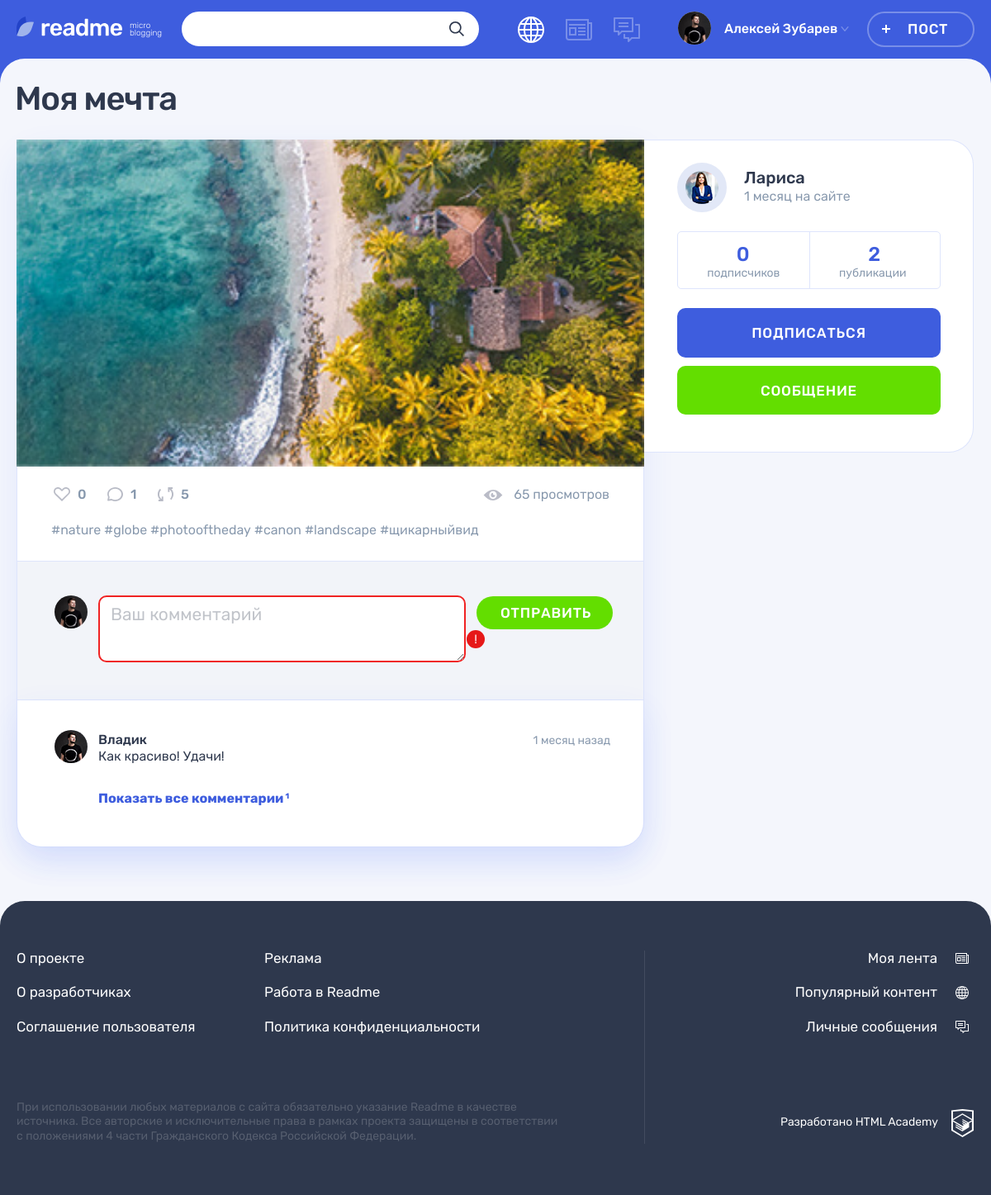
The page /post.php?id=4 on the database as committed earlier.
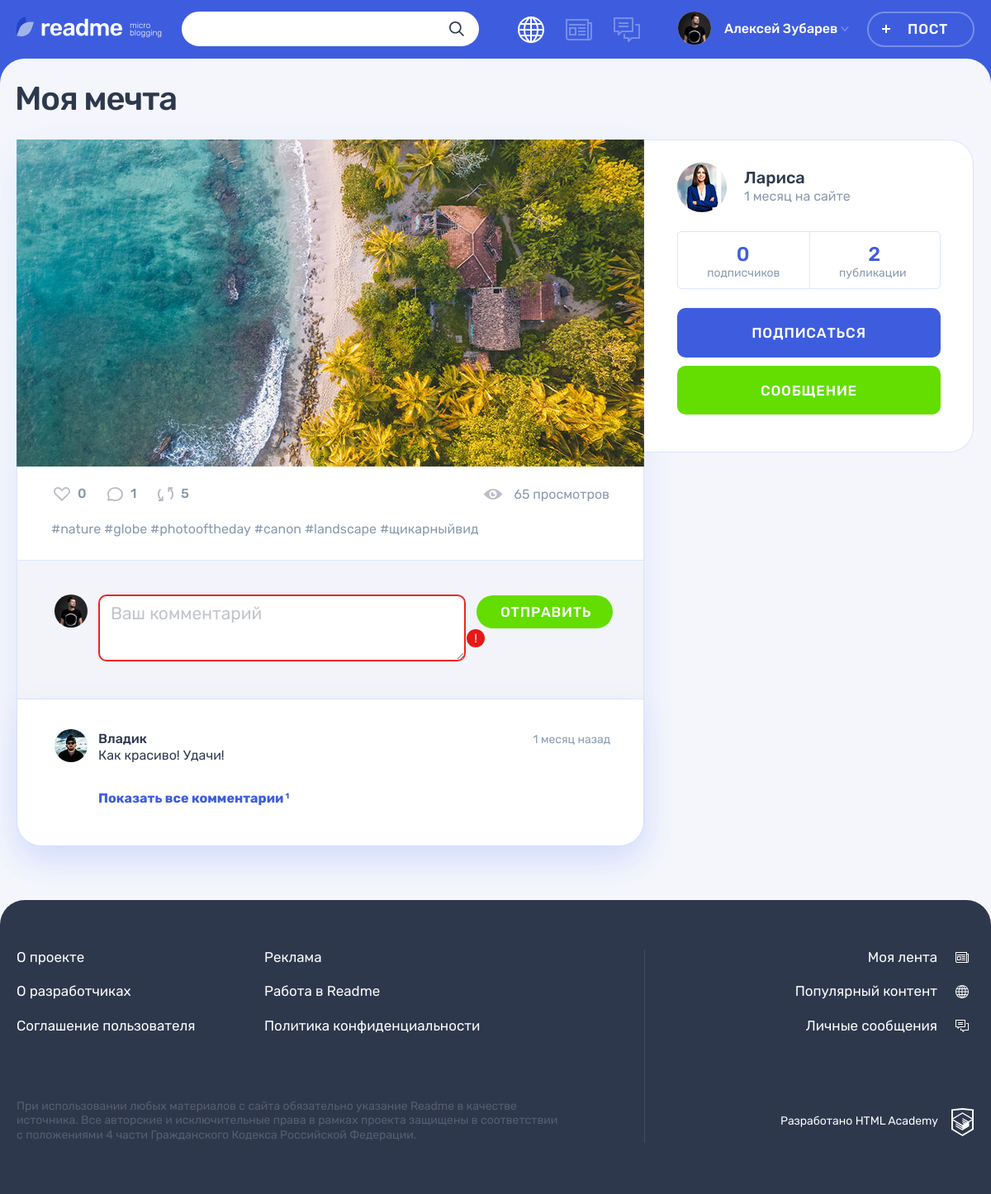
The same page on the database as committed later.
### tables this page shows
CREATE TABLE IF NOT EXISTS post (
  id INT UNSIGNED AUTO_INCREMENT PRIMARY KEY,
  date_add TIMESTAMP DEFAULT CURRENT_TIMESTAMP,
  title VARCHAR(128) NOT NULL,
  content TEXT,
  quote_author VARCHAR(128),
  image VARCHAR(128),
  video VARCHAR(128),
  link VARCHAR(128),
  show_count INT UNSIGNED NOT NULL DEFAULT 0,
  user_id INT UNSIGNED NOT NULL,
  content_type_id INT UNSIGNED NOT NULL,
  FOREIGN KEY (user_id) REFERENCES user (id),
  FOREIGN KEY (content_type_id) REFERENCES content_type (id)
);

CREATE TABLE IF NOT EXISTS post_comment (
  id INT UNSIGNED AUTO_INCREMENT PRIMARY KEY,
  date_add TIMESTAMP DEFAULT CURRENT_TIMESTAMP,
  content TEXT NOT NULL,
  user_id INT UNSIGNED NOT NULL,
  post_id INT UNSIGNED NOT NULL,
  FOREIGN KEY (user_id) REFERENCES user (id),
  FOREIGN KEY (post_id) REFERENCES post (id)
);

CREATE TABLE IF NOT EXISTS user (
  id INT UNSIGNED AUTO_INCREMENT PRIMARY KEY,
  date_add TIMESTAMP DEFAULT CURRENT_TIMESTAMP,
  email VARCHAR(128) NOT NULL UNIQUE,
  login VARCHAR(128) NOT NULL UNIQUE,
  password CHAR(64) NOT NULL,
  avatar VARCHAR(128)
);

### helpers.php (called while the page is built, shortened)
<?php
function get_noun_plural_form(int $number, string $one, string $two, string $many): string
{
    $number = (int)$number;
    $mod10 = $number % 10;
    $mod100 = $number % 100;
    switch (true) {
        case ($mod10 === 1):
            return $one;
        case ($mod10 >= 2 && $mod10 <= 4):
            return $two;
        default:
            return $many;
    }
}
function include_template($name, array $data = [])
{
    $name = 'templates/' . $name;
    extract($data);
    require $name;
    $result = ob_get_clean();
    return $result;
}

### functions.php (called while the page is built, shortened)
<?php
    function getRelativeData(string $date, bool $isRegisterDate = false): string
    {
        $dateCurrent = date_create();
        $dateCreate = date_create($date);
        $dateDiff = date_diff($dateCurrent, $dateCreate);
        $days = intval($dateDiff->format("%a"));
        $minutes = intval($dateDiff->format("%i"));
        $dateText = !$isRegisterDate ? 'назад' : 'на сайте';
        if ($days >= 35) {
            $months = floor($days / 30);
            $monthsDeclination = get_noun_plural_form($months, "месяц", "месяца", "месяцев");
            return "{$months} {$monthsDeclination} {$dateText}";
        }
        $minutesDeclination = get_noun_plural_form($minutes, "минута", "минуты", "минут");
        return "{$minutes} {$minutesDeclination} {$dateText}";
    }
    function getPost(mysqli $dbConnection, int $postId): array
    {
        $sql = 'SELECT p.*,  u.login, u.avatar, u.date_add as date_register, ct.type_class,
                COALESCE(pl.cnt, 0) AS likes_count, COALESCE(pc.cnt, 0) AS comments_count, COALESCE(us.cnt, 0) AS subscribers_count, COALESCE(up.cnt, 0) AS posts_count
                FROM post p
                INNER JOIN user u ON p.user_id = u.id
                INNER JOIN content_type ct ON p.content_type_id = ct.id
                LEFT OUTER JOIN (SELECT post_id, COUNT(*) AS cnt FROM post_like GROUP BY post_id) pl ON p.id = pl.post_id
                LEFT OUTER JOIN (SELECT post_id, COUNT(*) AS cnt FROM post_comment GROUP BY post_id) pc ON p.id = pc.post_id
                LEFT OUTER JOIN (SELECT user_id, COUNT(*) AS cnt FROM user_subscription GROUP BY user_id) us ON p.user_id = us.user_id
                LEFT OUTER JOIN (SELECT user_id, COUNT(*) AS cnt FROM post GROUP BY user_id) up ON p.user_id = up.user_id
                WHERE p.id = ' . $postId;
        $sqlQuery = mysqli_query($dbConnection, $sql);
        $sqlResult = mysqli_fetch_assoc($sqlQuery);
        if ($sqlResult !== null) {
            return $sqlResult;
        } else {
            return [];
        }
    }
    function getPostComments(mysqli $dbConnection, int $postId): array
    {
        $sql = 'SELECT pc.id, pc.date_add, pc.content, u.login, u.avatar
                FROM post_comment pc
                INNER JOIN user u ON pc.user_id = u.id
                INNER JOIN post p ON pc.post_id = p.id
                WHERE post_id = ' . $postId;
        $sqlQuery = mysqli_query($dbConnection, $sql);
        return mysqli_fetch_all($sqlQuery, MYSQLI_ASSOC);
    }

### templates/post/main.php (the view, shortened to what the changed rows need)
<div class="container">
    <h1 class="page__title page__title--publication"><?= $post[ 'title' ]; ?></h1>
    <section class="post-details">
        <div class="post-details__wrapper post-<?= $post[ 'type_class' ]; ?>">
            <div class="post-details__main-block post post--details">
                <?php switch ($post[ 'type_class' ]) {
                    case 'photo':
                        echo include_template('post/photo.php', ['post' => $post]);
                        break;
                } ?>
                <div class="post__indicators">
                    <div class="post__buttons">
                        <a class="post__indicator post__indicator--likes button" href="#" title="Лайк">
                        </a>
                        <a class="post__indicator post__indicator--comments button" href="#" title="Комментарии">
                        </a>
                        <a class="post__indicator post__indicator--repost button" href="#" title="Репост">
                        </a>
                    </div>
                    <span class="post__view"><?= $post[ 'show_count' ] . ' ' .
                        get_noun_plural_form($post[ 'show_count' ], 'просмотр', 'просмотра', 'просмотров'); ?></span>
                </div>
                <div class="comments">
                    <div class="comments__list-wrapper">
                        <?php if ($postComments): ?>
                            <ul class="comments__list">
                                <?php foreach ($postComments as $key => $value): ?>
                                    <li class="comments__item user">
                                        <div class="comments__avatar">
                                            <a class="user__avatar-link" href="#">
                                                <img class="comments__picture" src="img/<?= $value[ 'avatar' ] ?>" alt="Аватар пользователя">
                                            </a>
                                        </div>
                                        <div class="comments__info">
                                            <div class="comments__name-wrapper">
                                                <a class="comments__user-name" href="#">
                                                    <span><?= $value[ 'login' ] ?></span>
                                                </a>
                                                <time class="comments__time"
                                                    datetime="<?= $value[ 'date_add' ] ?>"><?= getRelativeData($value[ 'date_add' ]); ?></time>
                                            </div>
                                            <p class="comments__text">
                                                <?= $value[ 'content' ] ?>
                                            </p>
                                        </div>
                                    </li>
                                <?php endforeach; ?>
                            </ul>
                        <?php else: ?>
                            <p>Комментариев нет</p>
                        <?php endif; ?>
                    </div>
                </div>
            </div>
            <div class="post-details__user user">
                <div class="post-details__user-info user__info">
                    <div class="post-details__avatar user__avatar">
                        <a class="post-details__avatar-link user__avatar-link" href="#">
                            <img class="post-details__picture user__picture" src="img/<?= $post[ 'avatar' ]; ?>" alt="Аватар пользователя">
                        </a>
                    </div>
                    <div class="post-details__name-wrapper user__name-wrapper">
                        <a class="post-details__name user__name" href="#">
                            <span><?= $post[ 'login' ]; ?></span>
                        </a>
                        <time class="post-details__time user__time"
                            datetime="<?= $post[ 'date_register' ]; ?>"><?= getRelativeData($post[ 'date_register' ], true); ?></time>
                    </div>
                </div>
            </div>
        </div>
    </section>
</div>

### templates/post/photo.php
<div class="post-details__image-wrapper post-photo__image-wrapper">
    <img src="img/<?= $post[ 'image' ]; ?>" alt="Фото от пользователя" width="760" height="507">
</div>

Rows that differ between the two databases and show on the page:
changed post "Моя мечта": image: a different picture; user.avatar: a different picture
changed through a linked row, post_comment "Как красиво! Удачи!": user.avatar: a different picture
